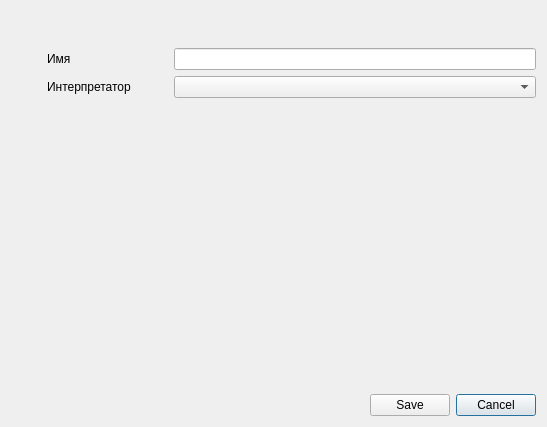
<?xml version="1.0" encoding="UTF-8"?>
<ui version="4.0">
 <class>ProjectEditorWidget</class>
 <widget class="QWidget" name="ProjectEditorWidget">
  <property name="windowModality">
   <enum>Qt::ApplicationModal</enum>
  </property>
  <property name="geometry">
   <rect>
    <x>0</x>
    <y>0</y>
    <width>547</width>
    <height>427</height>
   </rect>
  </property>
  <property name="windowTitle">
   <string>Настройки проекта</string>
  </property>
  <layout class="QVBoxLayout" name="verticalLayout" stretch="1,10">
   <item>
    <spacer name="verticalSpacer_2">
     <property name="orientation">
      <enum>Qt::Vertical</enum>
     </property>
     <property name="sizeHint" stdset="0">
      <size>
       <width>20</width>
       <height>40</height>
      </size>
     </property>
    </spacer>
   </item>
   <item>
    <layout class="QGridLayout" name="gridLayout" rowstretch="0,0,0,0" columnstretch="1,1,1,10">
     <item row="1" column="1">
      <widget class="QLabel" name="label_2">
       <property name="text">
        <string>Интерпретатор</string>
       </property>
      </widget>
     </item>
     <item row="3" column="3">
      <layout class="QHBoxLayout" name="horizontalLayout_4">
       <item>
        <spacer name="horizontalSpacer_3">
         <property name="orientation">
          <enum>Qt::Horizontal</enum>
         </property>
         <property name="sizeHint" stdset="0">
          <size>
           <width>40</width>
           <height>20</height>
          </size>
         </property>
        </spacer>
       </item>
       <item>
        <widget class="QPushButton" name="save_btn">
         <property name="text">
          <string>Save</string>
         </property>
        </widget>
       </item>
       <item>
        <widget class="QPushButton" name="cancel_btn">
         <property name="text">
          <string>Cancel</string>
         </property>
         <property name="default">
          <bool>true</bool>
         </property>
        </widget>
       </item>
      </layout>
     </item>
     <item row="0" column="3">
      <widget class="QLineEdit" name="name_input"/>
     </item>
     <item row="0" column="1">
      <widget class="QLabel" name="label">
       <property name="text">
        <string>Имя</string>
       </property>
      </widget>
     </item>
     <item row="1" column="3">
      <widget class="QComboBox" name="interpretator_input"/>
     </item>
     <item row="2" column="3">
      <spacer name="verticalSpacer">
       <property name="orientation">
        <enum>Qt::Vertical</enum>
       </property>
       <property name="sizeHint" stdset="0">
        <size>
         <width>20</width>
         <height>40</height>
        </size>
       </property>
      </spacer>
     </item>
     <item row="0" column="0">
      <spacer name="horizontalSpacer">
       <property name="orientation">
        <enum>Qt::Horizontal</enum>
       </property>
       <property name="sizeHint" stdset="0">
        <size>
         <width>40</width>
         <height>20</height>
        </size>
       </property>
      </spacer>
     </item>
     <item row="0" column="2">
      <spacer name="horizontalSpacer_2">
       <property name="orientation">
        <enum>Qt::Horizontal</enum>
       </property>
       <property name="sizeHint" stdset="0">
        <size>
         <width>40</width>
         <height>20</height>
        </size>
       </property>
      </spacer>
     </item>
    </layout>
   </item>
  </layout>
 </widget>
 <resources/>
 <connections/>
</ui>
